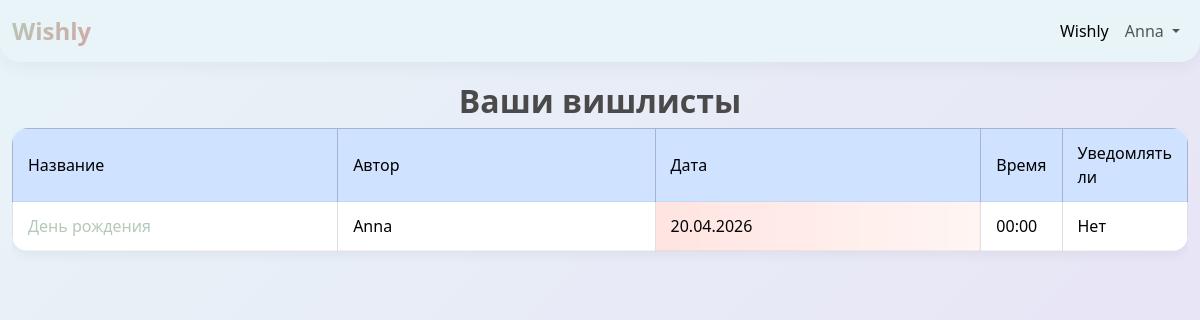
The page / (signed in) on the database its author committed.
### data/users.py (models this page shows, shortened)
class User(SqlAlchemyBase, UserMixin, SerializerMixin):
    __tablename__ = 'users'
    id = sqlalchemy.Column(sqlalchemy.Integer,
                           primary_key=True, autoincrement=True)
    username = sqlalchemy.Column(sqlalchemy.String, unique=True, nullable=True)
    email = sqlalchemy.Column(sqlalchemy.String,
                              index=True, unique=True, nullable=True)
    hashed_password = sqlalchemy.Column(sqlalchemy.String, nullable=True)
    modified_date = sqlalchemy.Column(sqlalchemy.DateTime,
                                      default=date.today())
    lists = orm.relationship("Lists", back_populates='user')

### data/lists.py (models this page shows, shortened)
class Lists(SqlAlchemyBase, SerializerMixin):
    __tablename__ = 'lists'
    id = sqlalchemy.Column(sqlalchemy.Integer,
                           primary_key=True, autoincrement=True)
    feast = sqlalchemy.Column(sqlalchemy.String, nullable=True)
    date = sqlalchemy.Column(sqlalchemy.Date,
                                   default=datetime.date.today, nullable=True)
    time = sqlalchemy.Column(sqlalchemy.Time,
                             default=datetime.time(hour=13, minute=30), nullable=True)
    notification = sqlalchemy.Column(sqlalchemy.Boolean, default=True)
    user_id = sqlalchemy.Column(sqlalchemy.Integer, sqlalchemy.ForeignKey('users.id'))
    token = sqlalchemy.Column(sqlalchemy.String, unique=True, nullable=True)
    user = orm.relationship('User')

### main.py (the view)
@application.route('/')
def index():
    db_sess = db_session.create_session()
    lst = []
    names = []
    aut = False
    if current_user.is_authenticated:
        sub_lists = set()
        for book in db_sess.query(WishBook).filter(WishBook.user_id == current_user.id).all():
            if book is not None:
                sub_lists.add(db_sess.query(Lists).join(
                    Wishes, Wishes.list_id == Lists.id).filter(Wishes.id == book.wish_id).first())
        lists = db_sess.query(Lists).filter(Lists.user_id == current_user.id).all()
        lst = list(sub_lists) + lists
        for l in lst:
            if 0 <= (l.date - date.today()).days < 7:
                l.clr = 'pink'
            elif (l.date - date.today()).days < 0:
                l.clr = 'red'
            else:
                l.clr = ''
        users = db_sess.query(User).all()
        names = {item.id: f'{item.username}' for item in users}
        aut = True
    return render_template('index.html', lists=sorted(lst, key=lambda x: (x.date, x.time)), names=names, aut=aut)

### data/db_session.py (called while the page is built)
def create_session() -> Session:
    global __factory
    if __factory is None:
        if os.environ.get('DATABASE_URL'):
            global_init(None)
        else:
            global_init("db/wishly.db")
    return __factory()

### main.py (called while the page is built)
@login_manager.user_loader
def load_user(user_id):
    db_sess = db_session.create_session()
    return db_sess.query(User).get(user_id)

### templates/index.html (shortened to what this page needs)
{% extends "base.html" %}
{% block content %}
<h2 class="text-center">Ваши вишлисты</h2>
{% if lists %}
        <div class="table-responsive">
            <table class="table table-bordered">
                <thead class="table-primary">
                <tr>
                    <td class="title col-12 col-md-6 col-lg-4" bgcolor="#dddddd">Название</td>
                    <td class="title col-12 col-md-6 col-lg-4" bgcolor="#dddddd">Автор</td>
                    <td class="title col-12 col-md-6 col-lg-4" bgcolor="#dddddd">Дата</td>
                    <td class="title col-12 col-md-6 col-lg-4" bgcolor="#dddddd">Время</td>
                    <td class="title col-12 col-md-6 col-lg-4" bgcolor="#dddddd">Уведомлять ли</td>
                </tr>
                </thead>
                <tbody>
                {% for item in lists %}
                    {% if item %}
                <tr>
                    <td class="ordinary" bgcolor="#eeeeff"><a  href="/list{{ item.id }}">{{ item.feast.capitalize() }}</a></td>
                    <td class="ordinary" bgcolor="#eeeeff">{{ names[item.user_id] }}</td>
                    <td class="ordinary {% if item.clr == 'pink' %}pink-date{% elif item.clr == 'red' %}red-date{% endif %}" bgcolor="#eeeeff">{{ item.date.strftime("%d.%m.%Y") }}</td>
                    <td class="ordinary" bgcolor="#eeeeff">{{ item.time.strftime('%H:%M') }}</td>
                    {% if item.notification %}
                    <td class="ordinary" bgcolor="#eeffee">Да</td>
                    {% else %}
                    <td class="ordinary" bgcolor="#ffeeff">Нет</td>
                    {% endif %}
                </tr>
    {% endif %}
    {% endfor %}
                </tbody>
            </table>
        </div>
{% endif %}
{% endblock %}

### templates/base.html (shortened to what this page needs)
<!doctype html>
<html lang="en">
<head>
    <link href="https://cdn.jsdelivr.net/npm/bootstrap@5.3.8/dist/css/bootstrap.min.css" rel="stylesheet"
>
    <link href="/static/css/style.css" rel="stylesheet">
</head>
<body>
<header>
    <nav class="navbar navbar-expand-lg bg-body-tertiary">
        <div class="container-fluid">
            <a class="navbar-brand" href="/"><strong>Wishly</strong></a>
            <div class="collapse navbar-collapse " id="navbarSupportedContent">
                <ul class="navbar-nav ms-auto">
                    <li class="nav-item">
                        <a class="nav-link active" aria-current="page" href="/">Wishly</a>
                    </li>
                    {% if current_user.is_authenticated %}
                    <li class="nav-item dropdown">
                        <a class="nav-link dropdown-toggle" href="#" role="button" data-bs-toggle="dropdown"
                           aria-expanded="false">
                            {{ current_user.username }}
                        </a>
                    </li>
                    {% endif %}
                </ul>
            </div>
        </div>
    </nav>
</header>
<main role="main" class="container">
    {% block content %}{% endblock %}
</main>
</body>
</html>

### static/css/style.css (style rules this page uses)
:root { --soft-blue: #E8F4F8; --white: #FFFFFF; --powder-pink: #FDE8EC; --lavender: #E8E0F5; --dusty-rose: #D4A5A5; --sage-green: #B5C9B8; --text-dark: #4A4A4A; --text-light: #7A7A7A; --shadow: 0 4px 12px rgba(0, 0, 0, 0.05); --border-radius: 16px; }
body { background: linear-gradient(135deg, var(--soft-blue) 0%, var(--lavender) 100%); font-family: 'Segoe UI', 'Roboto', 'Helvetica Neue', sans-serif; color: var(--text-dark); min-height: 100vh; }
.container { max-width: 1400px; margin: 0 auto; }
.table { background: var(--white); border-radius: var(--border-radius); overflow: hidden; box-shadow: var(--shadow); }
.table tbody tr { transition: background-color 0.2s ease; }
.table td { padding: 12px 15px; vertical-align: middle; border-bottom: 1px solid rgba(0, 0, 0, 0.05); }
.navbar { background: var(--soft-blue) !important; box-shadow: 0 4px 20px rgba(0, 0, 0, 0.05); border-radius: 0 0 20px 20px; margin-bottom: 20px; }
.navbar-brand { font-weight: 700; font-size: 24px; background: linear-gradient(135deg, var(--sage-green) 0%, var(--dusty-rose) 100%); -webkit-background-clip: text; background-clip: text; color: transparent; }
.nav-link { color: var(dusty-rose) !important; transition: color 0.2s ease; }
a { color: var(--sage-green); text-decoration: none; transition: all 0.25s ease; font-weight: 500; }
h1, h2, h3, h4, h5 { font-weight: 600; color: var(--text-dark); }
.text-center { color: var(--text-dark); }
.pink-date { background: linear-gradient(90deg, #FFE4E1 0%, #FFF5F3 100%); transition: all 0.3s ease; }

### rows shown on the page
User: username "Anna"
Lists: feast "День рождения", date "20.04.2026", time "00:00", notification "Нет"
